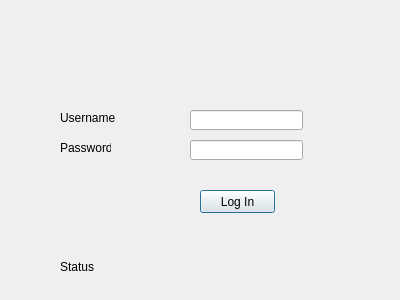
<?xml version="1.0" encoding="UTF-8"?>
<ui version="4.0">
 <class>login2</class>
 <widget class="QDialog" name="login2">
  <property name="geometry">
   <rect>
    <x>0</x>
    <y>0</y>
    <width>400</width>
    <height>300</height>
   </rect>
  </property>
  <property name="windowTitle">
   <string>login</string>
  </property>
  <widget class="QPushButton" name="pushButton">
   <property name="geometry">
    <rect>
     <x>200</x>
     <y>190</y>
     <width>75</width>
     <height>23</height>
    </rect>
   </property>
   <property name="text">
    <string>Log In</string>
   </property>
  </widget>
  <widget class="QLabel" name="label_2">
   <property name="geometry">
    <rect>
     <x>60</x>
     <y>110</y>
     <width>61</width>
     <height>16</height>
    </rect>
   </property>
   <property name="text">
    <string>Username</string>
   </property>
  </widget>
  <widget class="QLineEdit" name="passLine">
   <property name="geometry">
    <rect>
     <x>190</x>
     <y>140</y>
     <width>113</width>
     <height>20</height>
    </rect>
   </property>
   <property name="echoMode">
    <enum>QLineEdit::Password</enum>
   </property>
  </widget>
  <widget class="QLineEdit" name="userLine">
   <property name="geometry">
    <rect>
     <x>190</x>
     <y>110</y>
     <width>113</width>
     <height>20</height>
    </rect>
   </property>
  </widget>
  <widget class="QLabel" name="label_3">
   <property name="geometry">
    <rect>
     <x>60</x>
     <y>140</y>
     <width>51</width>
     <height>16</height>
    </rect>
   </property>
   <property name="text">
    <string>Password</string>
   </property>
  </widget>
  <widget class="QLabel" name="status">
   <property name="geometry">
    <rect>
     <x>60</x>
     <y>260</y>
     <width>46</width>
     <height>13</height>
    </rect>
   </property>
   <property name="text">
    <string>Status</string>
   </property>
  </widget>
 </widget>
 <resources/>
 <connections/>
</ui>
